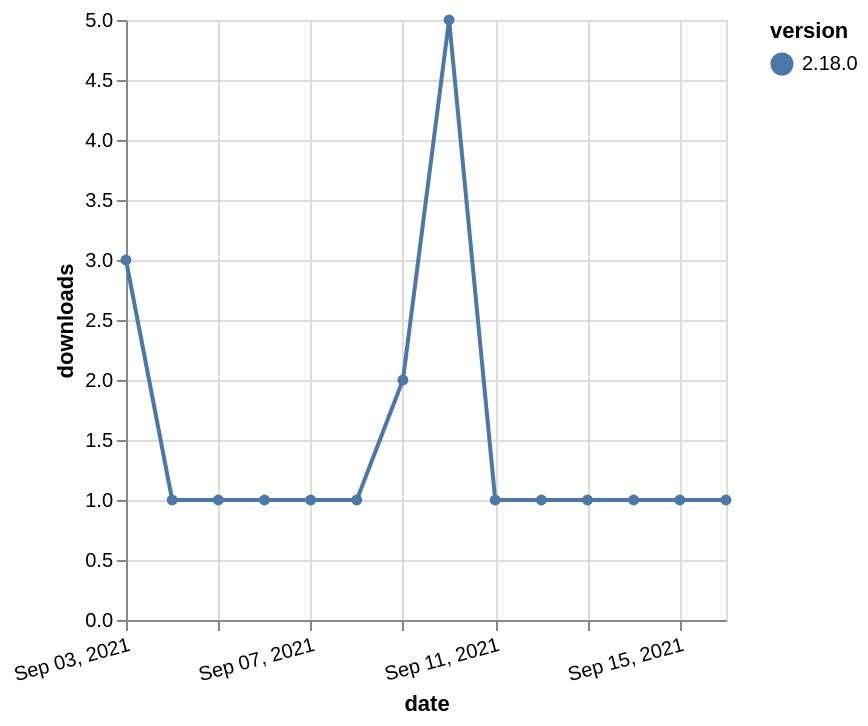

The specification (Vega-Lite) saved for this image:
### Vega-Lite specification from a JSON file in a GitHub repository (floating-point values rounded to 4 significant figures)
{"$schema": "https://vega.github.io/schema/vega-lite/v5.json", "description": "A simple bar chart with embedded data.", "data": {"values": [{"date": "2021-09-03", "total": 518, "delta": 3, "version": "2.18.0"}, {"date": "2021-09-04", "total": 519, "delta": 1, "version": "2.18.0"}, {"date": "2021-09-05", "total": 520, "delta": 1, "version": "2.18.0"}, {"date": "2021-09-06", "total": 521, "delta": 1, "version": "2.18.0"}, {"date": "2021-09-07", "total": 522, "delta": 1, "version": "2.18.0"}, {"date": "2021-09-08", "total": 523, "delta": 1, "version": "2.18.0"}, {"date": "2021-09-09", "total": 525, "delta": 2, "version": "2.18.0"}, {"date": "2021-09-10", "total": 530, "delta": 5, "version": "2.18.0"}, {"date": "2021-09-11", "total": 531, "delta": 1, "version": "2.18.0"}, {"date": "2021-09-12", "total": 532, "delta": 1, "version": "2.18.0"}, {"date": "2021-09-13", "total": 533, "delta": 1, "version": "2.18.0"}, {"date": "2021-09-14", "total": 534, "delta": 1, "version": "2.18.0"}, {"date": "2021-09-15", "total": 535, "delta": 1, "version": "2.18.0"}, {"date": "2021-09-16", "total": 536, "delta": 1, "version": "2.18.0"}]}, "width": "container", "mark": {"type": "line", "point": {"filled": true}}, "encoding": {"x": {"field": "date", "type": "temporal", "timeUnit": "yearmonthdate", "title": "date", "axis": {"labelAngle": -15}}, "y": {"field": "delta", "type": "quantitative", "title": "downloads"}, "color": {"field": "version", "type": "nominal"}, "tooltip": {"field": "delta"}}}
